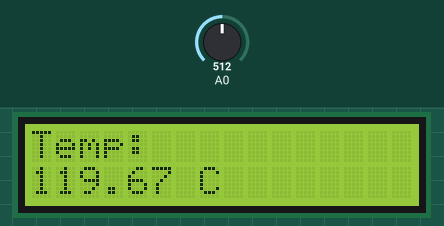
The sketch below on a simulated Arduino Uno, built with avr-gcc and run on an emulated ATmega328P. Parts: 16×2 character LCD. The inputs (shaded band) are chosen by the test bench; at power-on: A0 = 512. What the sketch prints to the serial monitor is not drawn.

Above: at 1.2 s.
1.3 s: A0 set to 716
At 3.2 s:
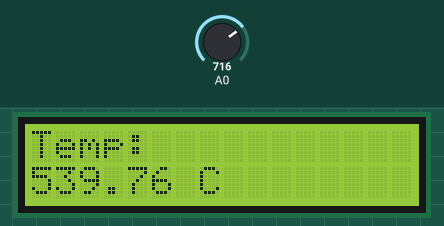
3.5 s: A0 set to 900
At 5.2 s:
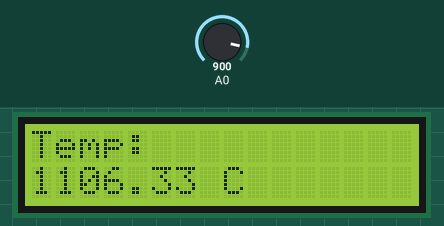
5.5 s: A0 set to 1023
At 7.3 s:
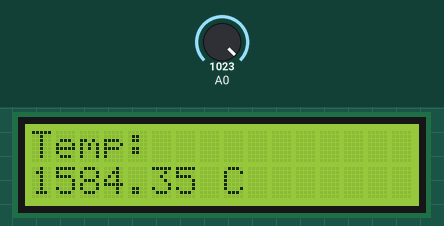
Timing chart, 0 to 8.8 s (numbered marks = the images above; inputs shaded):
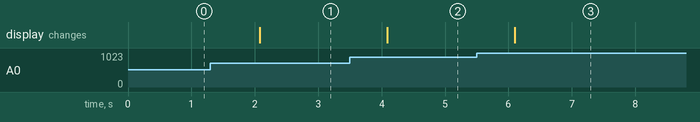

Measured:
- after the input at 1.3 s, the display: changes after 0.78 s (image 1)
- after the input at 3.5 s, the display: changes after 0.59 s (image 2)
- after the input at 5.5 s, the display: changes after 0.60 s (image 3)

The sketch:

main.ino
```cpp
#include <LiquidCrystal.h>
#include <math.h>

// This code is for getting the voltage input through arduino and thus substituting that value in the T(V) equation to get the value of temperature.
// This value of temperature is then printed on to the LCD.

LiquidCrystal lcd(12, 11, 5, 4, 3, 2);

// The co-efficients of the T(V) expression such that T(V) = a + bV + cV^2
const double c = 110.04876635;
const double b = -239.19052507;
const double a = 29.08430195;

void setup() {
  lcd.begin(16, 2);
  Serial.begin(9600);
}

void loop() {
  // Get the voltage value through the arduino and store it in the variable named "voltage"
  int sensorVal = analogRead(A0);
  double voltage = (sensorVal / 1023.0) * 5.0;

  Serial.println(voltage); // prints voltage value to serial monitor

  double temperature = a + b*(voltage) + c*(voltage*voltage);

  // Code for printing the temperature value onto the LCD

  lcd.clear();
  lcd.setCursor(0, 0);
  lcd.print("Temp: ");
  lcd.setCursor(0, 1);
  lcd.print(temperature);
  lcd.print(" C");

  delay(1000); // Wait 1 second before printing next value
}
```
